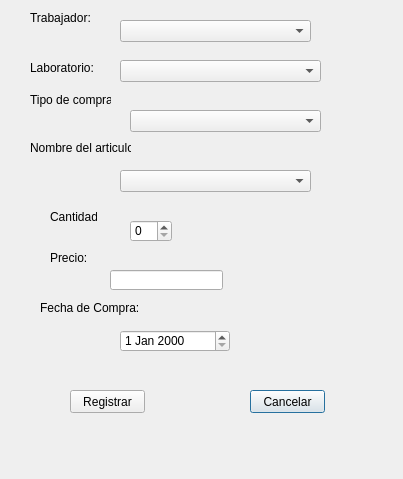
<?xml version="1.0" encoding="UTF-8"?>
<ui version="4.0">
 <class>RegistrarCompras</class>
 <widget class="QDialog" name="RegistrarCompras">
  <property name="geometry">
   <rect>
    <x>0</x>
    <y>0</y>
    <width>403</width>
    <height>479</height>
   </rect>
  </property>
  <property name="windowTitle">
   <string>Dialog</string>
  </property>
  <widget class="QSpinBox" name="spinCantida">
   <property name="geometry">
    <rect>
     <x>130</x>
     <y>220</y>
     <width>42</width>
     <height>22</height>
    </rect>
   </property>
  </widget>
  <widget class="QLineEdit" name="lEPrecio">
   <property name="geometry">
    <rect>
     <x>110</x>
     <y>270</y>
     <width>113</width>
     <height>20</height>
    </rect>
   </property>
  </widget>
  <widget class="QLabel" name="label_7">
   <property name="geometry">
    <rect>
     <x>40</x>
     <y>300</y>
     <width>111</width>
     <height>16</height>
    </rect>
   </property>
   <property name="text">
    <string>Fecha de Compra:</string>
   </property>
  </widget>
  <widget class="QComboBox" name="CmbTrabajador">
   <property name="geometry">
    <rect>
     <x>120</x>
     <y>20</y>
     <width>191</width>
     <height>22</height>
    </rect>
   </property>
  </widget>
  <widget class="QComboBox" name="CmbTipoCompra">
   <property name="geometry">
    <rect>
     <x>130</x>
     <y>110</y>
     <width>191</width>
     <height>22</height>
    </rect>
   </property>
  </widget>
  <widget class="QPushButton" name="pBCancelar">
   <property name="geometry">
    <rect>
     <x>250</x>
     <y>390</y>
     <width>75</width>
     <height>23</height>
    </rect>
   </property>
   <property name="text">
    <string>Cancelar</string>
   </property>
  </widget>
  <widget class="QLabel" name="label_6">
   <property name="geometry">
    <rect>
     <x>30</x>
     <y>90</y>
     <width>81</width>
     <height>20</height>
    </rect>
   </property>
   <property name="text">
    <string>Tipo de compra:</string>
   </property>
  </widget>
  <widget class="QDateEdit" name="dEFechaCompra">
   <property name="geometry">
    <rect>
     <x>120</x>
     <y>330</y>
     <width>110</width>
     <height>22</height>
    </rect>
   </property>
  </widget>
  <widget class="QLabel" name="label">
   <property name="geometry">
    <rect>
     <x>30</x>
     <y>10</y>
     <width>61</width>
     <height>16</height>
    </rect>
   </property>
   <property name="text">
    <string>Trabajador:</string>
   </property>
  </widget>
  <widget class="QLabel" name="label_3">
   <property name="geometry">
    <rect>
     <x>30</x>
     <y>140</y>
     <width>101</width>
     <height>16</height>
    </rect>
   </property>
   <property name="text">
    <string>Nombre del articulo</string>
   </property>
  </widget>
  <widget class="QComboBox" name="CmbNombreArtico">
   <property name="geometry">
    <rect>
     <x>120</x>
     <y>170</y>
     <width>191</width>
     <height>22</height>
    </rect>
   </property>
  </widget>
  <widget class="QPushButton" name="pBRegistrar">
   <property name="geometry">
    <rect>
     <x>70</x>
     <y>390</y>
     <width>75</width>
     <height>23</height>
    </rect>
   </property>
   <property name="text">
    <string>Registrar</string>
   </property>
  </widget>
  <widget class="QLabel" name="label_5">
   <property name="geometry">
    <rect>
     <x>50</x>
     <y>250</y>
     <width>71</width>
     <height>16</height>
    </rect>
   </property>
   <property name="text">
    <string>Precio:</string>
   </property>
  </widget>
  <widget class="QComboBox" name="CmbLaboratorio">
   <property name="geometry">
    <rect>
     <x>120</x>
     <y>60</y>
     <width>201</width>
     <height>22</height>
    </rect>
   </property>
  </widget>
  <widget class="QLabel" name="label_4">
   <property name="geometry">
    <rect>
     <x>50</x>
     <y>210</y>
     <width>47</width>
     <height>13</height>
    </rect>
   </property>
   <property name="text">
    <string>Cantidad:</string>
   </property>
  </widget>
  <widget class="QLabel" name="label_2">
   <property name="geometry">
    <rect>
     <x>30</x>
     <y>60</y>
     <width>71</width>
     <height>16</height>
    </rect>
   </property>
   <property name="text">
    <string>Laboratorio:</string>
   </property>
  </widget>
 </widget>
 <resources/>
 <connections/>
</ui>
